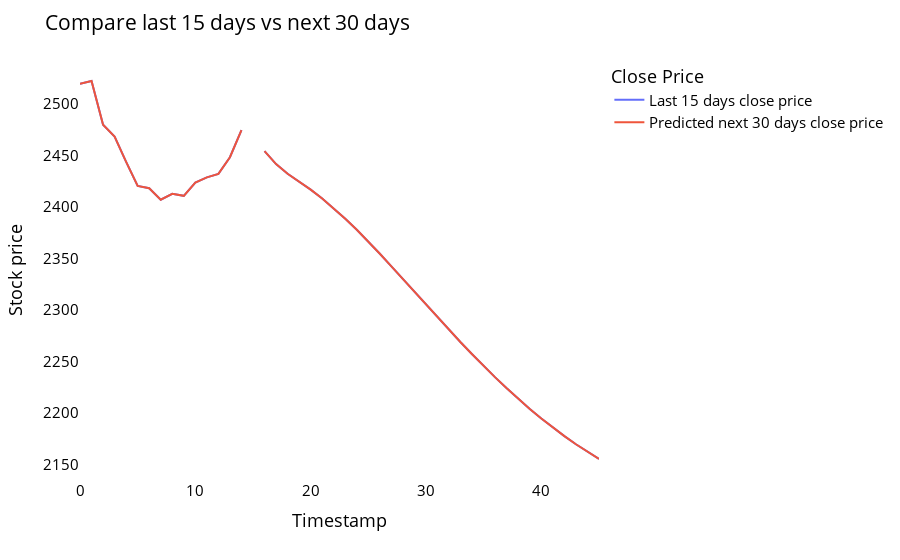

Write notebook code for a chart like this one.
### Code cell
temp_mat = np.empty((len(last_days)+pred_days+1,1))
temp_mat[:] = np.nan
temp_mat = temp_mat.reshape(1,-1).tolist()[0]

last_original_days_value = temp_mat
next_predicted_days_value = temp_mat

last_original_days_value[0:time_step+1] = scaler.inverse_transform(closedf[len(closedf)-time_step:]).reshape(1,-1).tolist()[0]
next_predicted_days_value[time_step+1:] = scaler.inverse_transform(np.array(lst_output).reshape(-1,1)).reshape(1,-1).tolist()[0]

new_pred_plot = pd.DataFrame({
    'last_original_days_value':last_original_days_value,
    'next_predicted_days_value':next_predicted_days_value
})

names = cycle(['Last 15 days close price','Predicted next 30 days close price'])

fig = px.line(new_pred_plot,x=new_pred_plot.index, y=[new_pred_plot['last_original_days_value'],
                                                      new_pred_plot['next_predicted_days_value']],
              labels={'value': 'Stock price','index': 'Timestamp'})
fig.update_layout(title_text='Compare last 15 days vs next 30 days',
                  plot_bgcolor='white', font_size=15, font_color='black',legend_title_text='Close Price')

fig.for_each_trace(lambda t:  t.update(name = next(names)))
fig.update_xaxes(showgrid=False)
fig.update_yaxes(showgrid=False)
fig.show()

### Figure 1 — Plotly figure (JSON) as saved in the notebook; plotly's stock layout.template omitted (floating-point values rounded to 4 significant figures)
{"data": [{"hovertemplate": "variable=last_original_days_value<br>Timestamp=%{x}<br>Stock price=%{y}<extra></extra>", "legendgroup": "last_original_days_value", "line": {"color": "#636efa", "dash": "solid"}, "marker": {"symbol": "circle"}, "mode": "lines", "name": "Last 15 days close price", "orientation": "v", "showlegend": true, "type": "scatter", "x": [0, 1, 2, 3, 4, 5, 6, 7, 8, 9, 10, 11, 12, 13, 14, 15, 16, 17, 18, 19, 20, 21, 22, 23, 24, 25, 26, 27, 28, 29, 30, 31, 32, 33, 34, 35, 36, 37, 38, 39, 40, 41, 42, 43, 44, 45], "xaxis": "x", "y": [2519.0, 2522.0, 2480.0, 2468.0, 2444.0, 2420.0, 2418.0, 2407, 2413.0, 2411.0, 2424.0, 2429.0, 2432, 2448.0, 2475.0, null, 2454.0, 2442.0, 2432.0, 2425.0, 2417.0, 2408.0, 2399.0, 2389.0, 2378.0, 2366.0, 2355.0, 2342.0, 2330.0, 2317.0, 2305.0, 2293.0, 2281.0, 2269.0, 2257.0, 2246.0, 2234.0, 2224.0, 2214.0, 2204.0, 2195.0, 2186.0, 2177.0, 2170.0, 2162.0, 2155.0], "yaxis": "y"}, {"hovertemplate": "variable=next_predicted_days_value<br>Timestamp=%{x}<br>Stock price=%{y}<extra></extra>", "legendgroup": "next_predicted_days_value", "line": {"color": "#EF553B", "dash": "solid"}, "marker": {"symbol": "circle"}, "mode": "lines", "name": "Predicted next 30 days close price", "orientation": "v", "showlegend": true, "type": "scatter", "x": [0, 1, 2, 3, 4, 5, 6, 7, 8, 9, 10, 11, 12, 13, 14, 15, 16, 17, 18, 19, 20, 21, 22, 23, 24, 25, 26, 27, 28, 29, 30, 31, 32, 33, 34, 35, 36, 37, 38, 39, 40, 41, 42, 43, 44, 45], "xaxis": "x", "y": [2519.0, 2522.0, 2480.0, 2468.0, 2444.0, 2420.0, 2418.0, 2407, 2413.0, 2411.0, 2424.0, 2429.0, 2432, 2448.0, 2475.0, null, 2454.0, 2442.0, 2432.0, 2425.0, 2417.0, 2408.0, 2399.0, 2389.0, 2378.0, 2366.0, 2355.0, 2342.0, 2330.0, 2317.0, 2305.0, 2293.0, 2281.0, 2269.0, 2257.0, 2246.0, 2234.0, 2224.0, 2214.0, 2204.0, 2195.0, 2186.0, 2177.0, 2170.0, 2162.0, 2155.0], "yaxis": "y"}], "layout": {"font": {"color": "black", "size": 15}, "legend": {"title": {"text": "Close Price"}, "tracegroupgap": 0}, "margin": {"t": 60}, "plot_bgcolor": "white", "title": {"text": "Compare last 15 days vs next 30 days"}, "xaxis": {"anchor": "y", "domain": [0, 1], "showgrid": false, "title": {"text": "Timestamp"}}, "yaxis": {"anchor": "x", "domain": [0, 1], "showgrid": false, "title": {"text": "Stock price"}}}}
